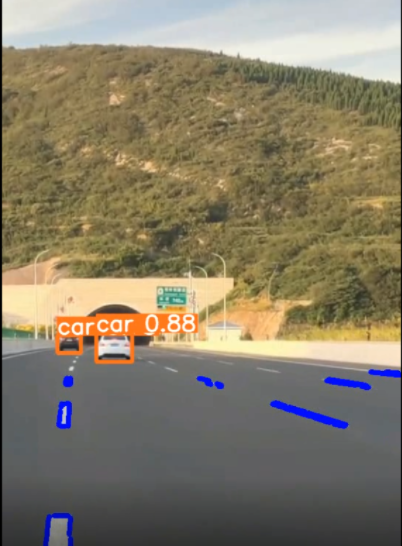
#> input picture data/images/test.jpg, 402 x 546 px
$ python -i det_tools.py   (imports and definitions only)
#> lines starting #> are read from the running program, lines starting #| are printed output that depends on the picture
#> further down, picture is the input picture: shape (546, 402, 3); mean B, G, R 104.3, 125.1, 134.1
import cv2
import numpy as np


def canny_edg_(img):
    gray = cv2.cvtColor(img, cv2.COLOR_BGR2GRAY) # 转为灰度图像
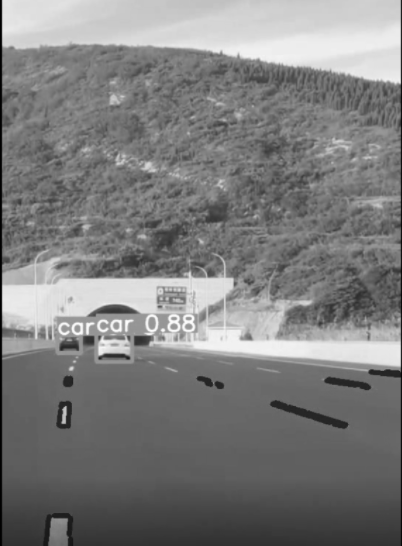
#> gray: shape (546, 402); min 0, max 252, mean 125.4
    kernel_size = 5
    blur_gray = cv2.GaussianBlur(gray, (kernel_size, kernel_size), 0) # 高斯滤波
    low_thres = 160
    high_thres = 240
    edg_img = cv2.Canny(blur_gray, low_thres, high_thres)
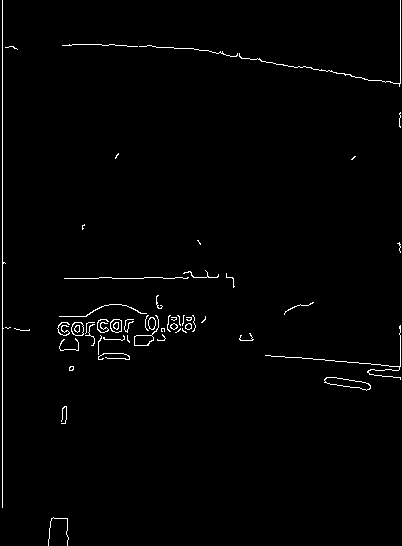
#> edg_img: shape (546, 402); 1.3% white in thin lines or dots
    return edg_img


# [57 lines left out: functions color_select, get_mask, Hough_transform, not called in this run]


# [9 lines of commented-out code are left out]

>>> import cv2
>>> picture = cv2.imread('../data/images/test.jpg')
>>> result = canny_edg_(picture)
